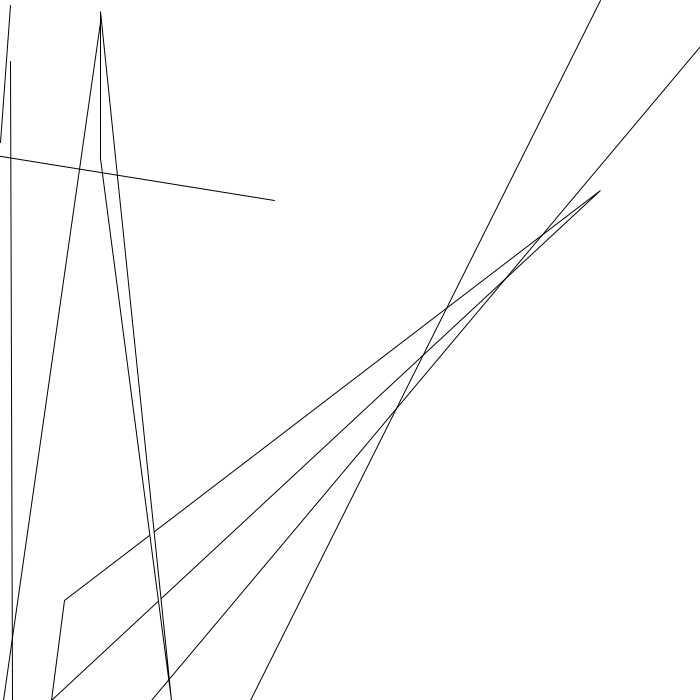
Frame 1 (no input)
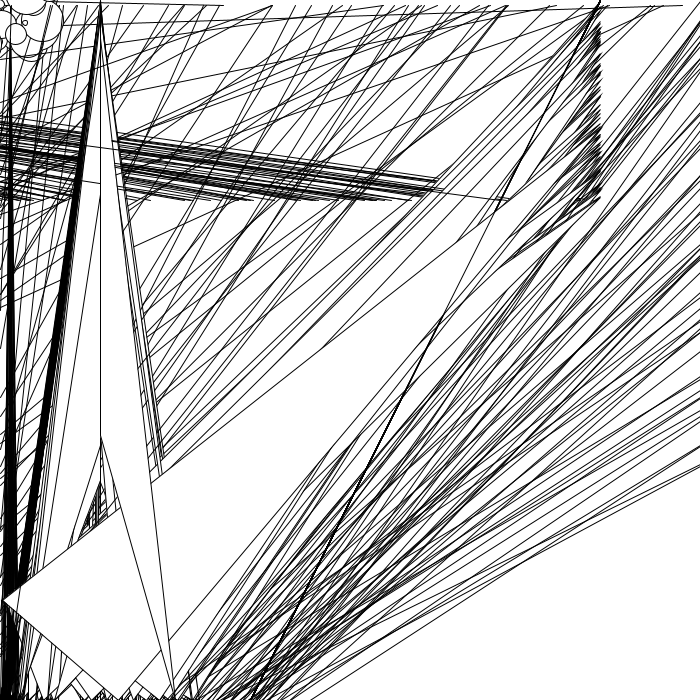
Frame 60 (the mouse pressed at the canvas centre just before this capture)
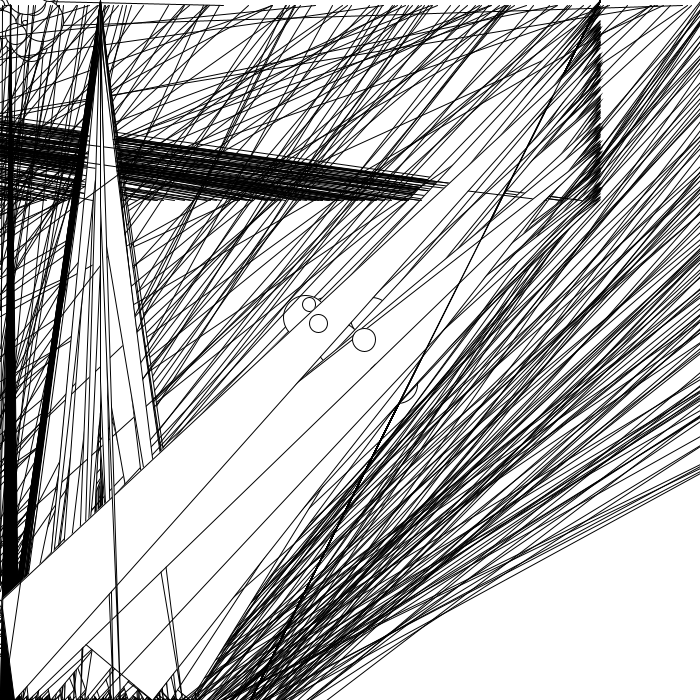
Frame 120 (the mouse held since frame 60 and released just before this capture)

The Processing sketch that drew these frames (run headless with seeded random() and noise(); from frame 60 on, the mouse is pressed at the canvas centre):

// Processing sketch: processing_135471
// ── processing_135471.pde


void setup() {
  size (700,700);
  background(255);
 
}
void draw(){
  
  beginShape(TRIANGLES);
  
vertex(random(100), 600);
vertex(random(200), 700);
vertex(600, random(200));
vertex(100, random(50));
vertex(random(200), 700);
vertex(100, random(500));
endShape();


beginShape(LINES);

vertex(600, random(0));
vertex(200, 800);
vertex(random(600), 200);
vertex(-800, random(50));
vertex(random(200), 800);
vertex(700, random(500));



vertex(0, random(700));
vertex(random(700), 5);
vertex(random(10), 700);
vertex(100, random(50));
vertex(random(20), 700);
vertex(10, random(600));
endShape();
  

  float aleatorioX= random(-50,50);
  float aleatorioY= random(-50,50);
  float tamano= random(5,50);
 ellipse(mouseX+aleatorioX,mouseY+aleatorioY,tamano,tamano);
}
